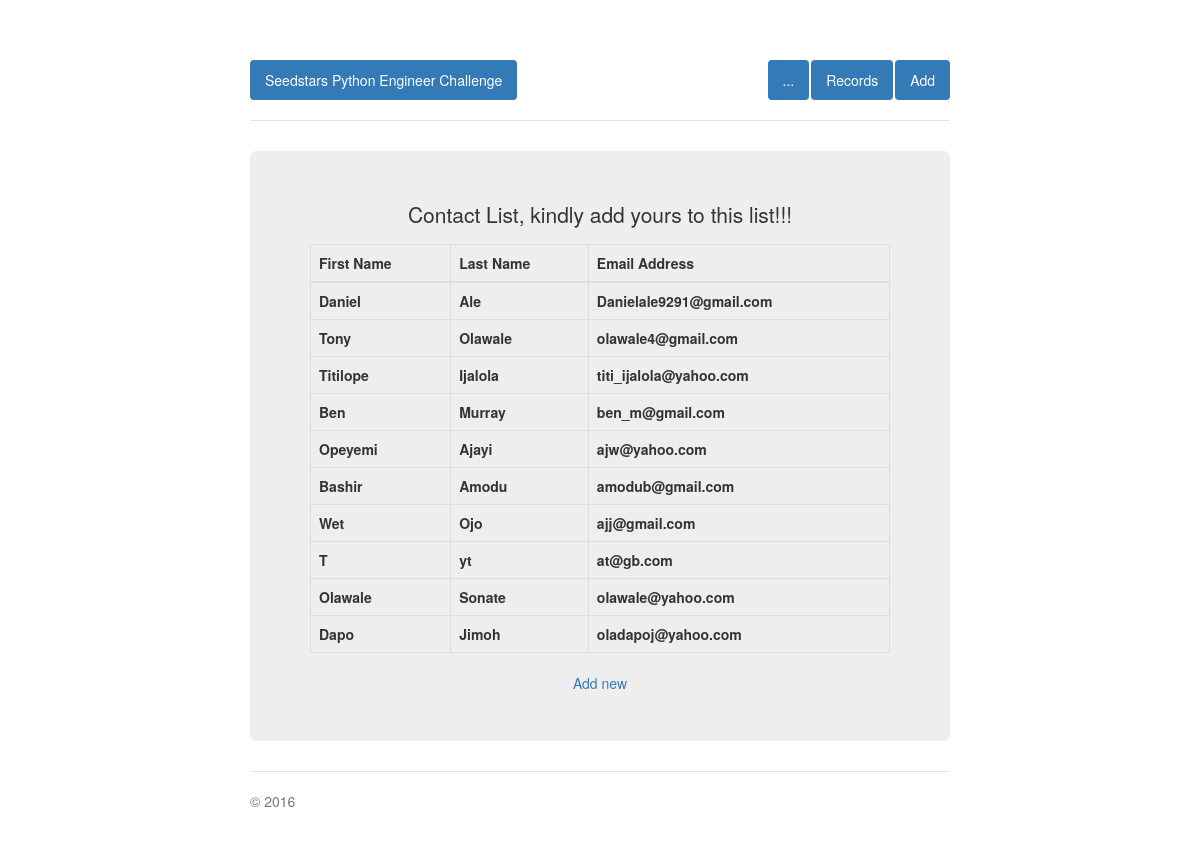
The page /list/ on the database as committed earlier.
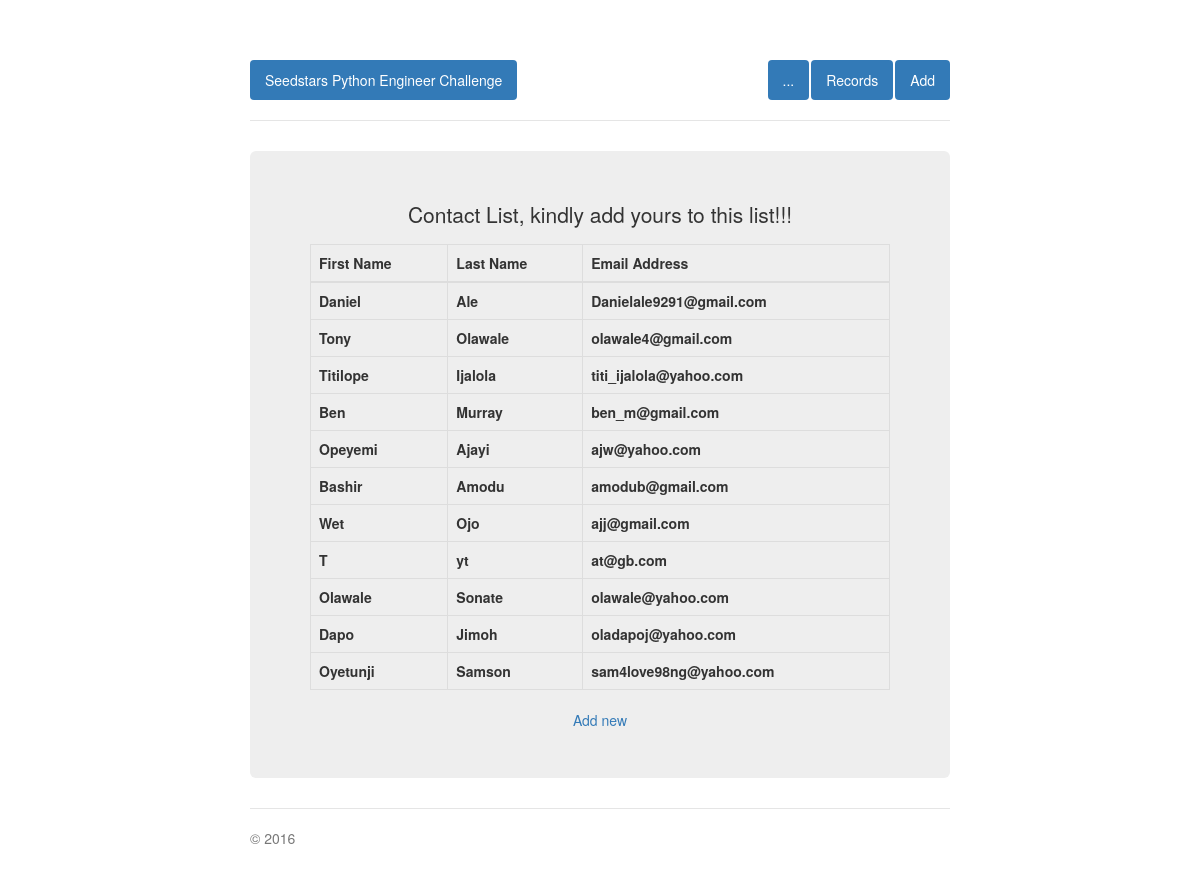
The same page on the database as committed later.
### seedstar_test/models.py (models this page shows, shortened)
class Contact(models.Model):
    first_name = models.CharField(max_length = 20)
    last_name = models.CharField(max_length = 30)
    email = models.EmailField(verbose_name='e-mail')

### seedstar_test/views.py (the view)
# urls.py: url(r'^list/$', views.ListContactView.as_view(), name='list'),
class ListContactView(ListView):
    model = Contact
    template_name = 'list.html'

### templates/list.html (shortened to what this page needs)
{% extends 'base.html' %}
{% block body_block %}
    <div>
        <p>Contact List, kindly add yours to this list!!!</p>
        <div class="table-responsive">
            <table class="table table-bordered">
                <thead>
                    <tr>
                        <th>First Name</th>
                        <th>Last Name</th>
                        <th>Email Address</th>
                    </tr>
                </thead>
                <tbody>
                    {% for contact in object_list %}
                        <tr>
                            <th>{{ contact.first_name }}</th>
                            <th>{{ contact.last_name }}</th>
                            <th>{{ contact.email }}</th>
                        </tr>
                    {% endfor %}
                </tbody>
            </table>
        </div>
    </div>
    <a href="{% url 'contacts-new' %}">Add new</a>
{% endblock %}

Rows that differ between the two databases and show on the page:
added Contact: first_name "Oyetunji", last_name "Samson", email "sam4love98ng@yahoo.com"
